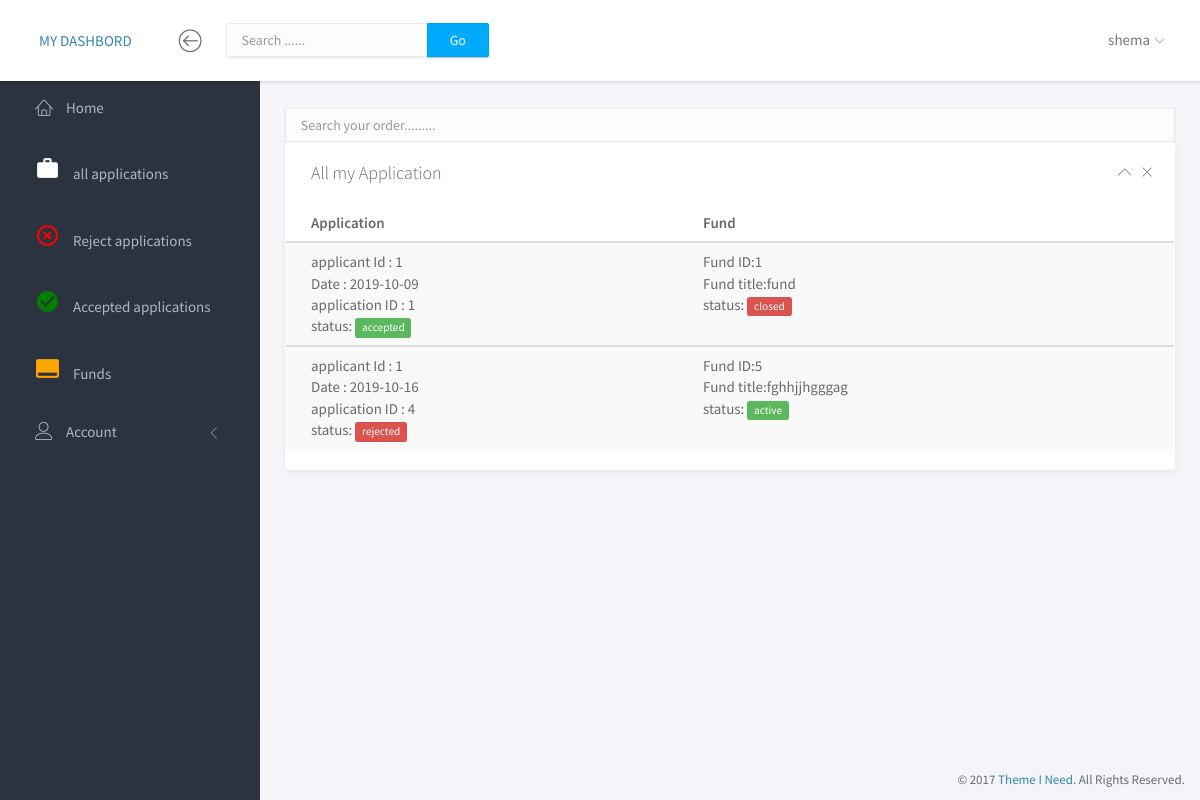
Page /my_applications.php (signed in) on the committed database.
### tables this page shows
CREATE TABLE IF NOT EXISTS `application` (
  `applicant_id` int(100) NOT NULL,
  `fund_id` int(100) NOT NULL,
  `attachment` varchar(100) NOT NULL DEFAULT 'no',
  `status` varchar(100) NOT NULL DEFAULT 'pending',
  `sub_date` varchar(100) NOT NULL,
  `application_id` int(100) NOT NULL AUTO_INCREMENT,
  PRIMARY KEY (`application_id`)
);

CREATE TABLE IF NOT EXISTS `applicant` (
  `applicant_id` int(40) NOT NULL AUTO_INCREMENT,
  `first_name` varchar(100) NOT NULL,
  `last_name` varchar(100) NOT NULL,
  `telephone` varchar(100) NOT NULL,
  `province` varchar(100) NOT NULL,
  `district` varchar(100) NOT NULL,
  `gender` varchar(100) NOT NULL,
  `id` varchar(100) NOT NULL,
  `password` varchar(100) NOT NULL,
  `email` varchar(100) NOT NULL,
  `category` varchar(100) NOT NULL,
  `applicant_status` varchar(100) NOT NULL DEFAULT 'active',
  PRIMARY KEY (`applicant_id`)
);

CREATE TABLE IF NOT EXISTS `fund` (
  `fund_id` int(30) NOT NULL AUTO_INCREMENT,
  `title` varchar(100) NOT NULL,
  `description` varchar(100) NOT NULL,
  `publish_date` varchar(100) NOT NULL,
  `deadline` varchar(100) NOT NULL,
  `fund_status` varchar(100) NOT NULL DEFAULT 'open',
  PRIMARY KEY (`fund_id`)
);

### my_applications.php (the view, shortened to what this page needs)
<!doctype html>
<html lang="en">
<head>
	<link rel="stylesheet" href="assets/vendor/bootstrap/css/bootstrap.min.css">
	<link rel="stylesheet" href="assets/vendor/font-awesome/css/font-awesome.min.css">
	<link rel="stylesheet" href="assets/vendor/linearicons/style.css">
	<link rel="stylesheet" href="assets/vendor/toastr/toastr.min.css">
	<link rel="stylesheet" href="assets/css/main.css">
	<link rel="stylesheet" href="assets/css/demo.css">
</head>
<body>
	<div id="wrapper">
		<nav class="navbar navbar-default navbar-fixed-top">
        <?php include 'admin_navbar.php';?>
		</nav>
		<div id="sidebar-nav" class="sidebar">
			<div class="sidebar-scroll">
				<nav>
                <?php include 'admin_sidebar.php';?>
				</nav>
			</div>
		</div>
		<div class="main">
			<div class="main-content">
			<div class="container-fluid">
			<input class="form-control border-primary" id="myInput" type="text" placeholder=" Search your order.........">
					<div class="row">
						<div class=" col-sm-12 col-lg-">
							<div class="panel">
								<div class="panel-heading">
                                    <h3 class="panel-title">All my Application</h3>
									<div class="right">
										<button type="button" class="btn-toggle-collapse"><i class="lnr lnr-chevron-up"></i></button>
										<button type="button" class="btn-remove"><i class="lnr lnr-cross"></i></button>
									</div>
								</div>
								<div class="panel-body no-padding">
                                <table class="table table-striped">
										<thead>
											<tr>
												<th>Application</th>
												<th>Fund</th>
											</tr>
										</thead>
			<?php
include 'db.php';
$applicant_id=$_SESSION['userId'];
$query1=mysqli_query($conn,"select * from application, applicant, fund where application.applicant_id=applicant.applicant_id and applicant.applicant_id=$applicant_id and application.fund_id=fund.fund_id") or die("selecting error");
                while($row=mysqli_fetch_assoc($query1))
                    {
                ?>
<tbody id="myTable">
<?php
$now=  date("Y-m-d");
$deadline=$row['deadline'] ;
?>
											<tr>
												<td>applicant Id : <?php echo   $row['applicant_id'] ?><br>
                                                    Date : <?php echo   $row['sub_date'] ?><br>
                                                    application ID : <?php echo   $row['application_id'] ?><br>
													<?php if ($row['status']=="accepted") : ?>
												  status: <span class="label label-success">accepted</span> <br>
													<?php elseif ($row['status']=="rejected") : ?>
													status: <span class="label label-danger">rejected</span><br>
													<?php else  : ?>
													status:<span class="label label-warning">pending</span><br
													<?php endif ?>
                                                </td>
												<td>
												Fund ID:<?php echo  $row['fund_id'] ?> <br>
												Fund title:<?php echo  $row['title'] ?> <br>
													<?php if ($deadline>$now) : ?>
													status: <span class="label label-success">active</span>
	                                                  <?php else : ?>
													  status: <span class="label label-danger">closed</span>
													  <?php endif ?>
										</tbody>
    <?php
     }
    ?>
    </table>
	</div>
	</div>
</div>
</div>
</div>
</div>
</div>
		<footer>
			<div class="container-fluid">
				<p class="copyright">&copy; 2017 <a href="https://www.themeineed.com" target="_blank">Theme I Need</a>. All Rights Reserved.</p>
			</div>
		</footer>
	</div>
</body>
</html>

### assets/css/main.css (style rules this page uses)
html { position: relative; min-height: 100%; }
body { background-color: #F3F5F8; font-family: "Source Sans Pro", sans-serif; font-size: 15px; color: #676a6d; }
a { color: #3287B2; }
th { font-weight: 600; }
footer { position: absolute; bottom: 0; right: 0; padding-top: 15px; padding-bottom: 10px; }
.copyright { margin-bottom: 0; text-align: right; font-size: 13px; }
#wrapper .sidebar { -webkit-transition: all 0.3s ease-in-out; -moz-transition: all 0.3s ease-in-out; -ms-transition: all 0.3s ease-in-out; -o-transition: all 0.3s ease-in-out; transition: all 0.3s ease-in-out; width: 260px; height: 100%; float: left; background-color: #2B333E; position: fixed; left: 0; }
#wrapper .main { -webkit-transition: all 0.3s ease-in-out; -moz-transition: all 0.3s ease-in-out; -ms-transition: all 0.3s ease-in-out; -o-transition: all 0.3s ease-in-out; transition: all 0.3s ease-in-out; width: calc(100% - 260px); left: 0; position: relative; float: right; background-color: #f5f5fa; }
#wrapper #sidebar-nav, #wrapper .main { padding-top: 80px; }
.main-content { padding: 28px 10px; }
.navbar-default { -webkit-transition: all 0.3s ease-in-out; -moz-transition: all 0.3s ease-in-out; -ms-transition: all 0.3s ease-in-out; -o-transition: all 0.3s ease-in-out; transition: all 0.3s ease-in-out; -moz-box-shadow: 1px 2px 3px rgba(0, 0, 0, 0.1); -webkit-box-shadow: 1px 2px 3px rgba(0, 0, 0, 0.1); box-shadow: 1px 2px 3px rgba(0, 0, 0, 0.1); -webkit-border-radius: 0; -moz-border-radius: 0; border-radius: 0; padding: 0; margin: 0; border: none; background-color: #fff; }
.sidebar { z-index: 9; }
.form-control { -moz-box-shadow: 0px 1px 2px 0 rgba(0, 0, 0, 0.1); -webkit-box-shadow: 0px 1px 2px 0 rgba(0, 0, 0, 0.1); box-shadow: 0px 1px 2px 0 rgba(0, 0, 0, 0.1); -webkit-border-radius: 2px; -moz-border-radius: 2px; border-radius: 2px; border-color: #eaeaea; background-color: #fcfcfc; }
.panel { -webkit-border-radius: 3px; -moz-border-radius: 3px; border-radius: 3px; -moz-box-shadow: 0 2px 6px rgba(0, 0, 0, 0.08); -webkit-box-shadow: 0 2px 6px rgba(0, 0, 0, 0.08); box-shadow: 0 2px 6px rgba(0, 0, 0, 0.08); background-color: #fff; margin-bottom: 30px; }
.panel .panel-heading, .panel .panel-body, .panel .panel-footer { padding-left: 25px; padding-right: 25px; }
.panel .panel-heading { padding-top: 20px; padding-bottom: 20px; position: relative; }
.panel .panel-heading .panel-title { margin: 0; font-size: 18px; font-weight: 300; }
.panel .panel-heading button { padding: 0; margin-left: 5px; background-color: transparent; border: none; outline: none; }
.panel .panel-heading button i { font-size: 14px; }
.panel .panel-body { padding-top: 10px; padding-bottom: 15px; }
.panel .right { position: absolute; right: 20px; top: 32%; }
.panel .table > thead > tr > td:first-child, .panel .table > thead > tr > th:first-child, .panel .table > tbody > tr > td:first-child, .panel .table > tbody > tr > th:first-child, .panel .table > tfoot > tr > td:first-child, .panel .table > tfoot > tr > th:first-child { padding-left: 25px; }
.panel .table > thead > tr > td:last-child, .panel .table > thead > tr > th:last-child, .panel .table > tbody > tr > td:last-child, .panel .table > tbody > tr > th:last-child, .panel .table > tfoot > tr > td:last-child, .panel .table > tfoot > tr > th:last-child { padding-left: 25px; }
.label { font-weight: normal; }
.no-padding { padding: 0 !important; }

### rows in the picture
application: applicant.applicant_id "1", sub_date "2019-10-09", application_id "1", shows "status:", status "accepted", fund.fund_id "1", fund.title "fund", shows "closed"
application: applicant.applicant_id "1", sub_date "2019-10-16", application_id "4", shows "status:", status "rejected", fund.fund_id "5", fund.title "fghhjjhgggag", shows "active"

### other values in the picture
$_SESSION['name'] "shema"
